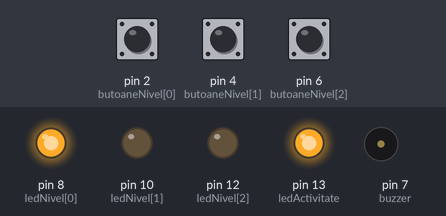
The sketch below on a simulated Arduino Uno, built with avr-gcc and run on an emulated ATmega328P. Parts: output pins drawn as LEDs (lit = HIGH), buzzer (waves = sounding). Dashed ring = blinking. Inputs (shaded band) come from the test bench; at power-on: pin 4 (butoaneNivel[1]) HIGH, pin 2 (butoaneNivel[0]) HIGH, pin 6 (butoaneNivel[2]) HIGH.

Above: at 1.2 s.
1.3 s: pin 4 (butoaneNivel[1]) pulled LOW for 0.15 s
At 2.9 s:
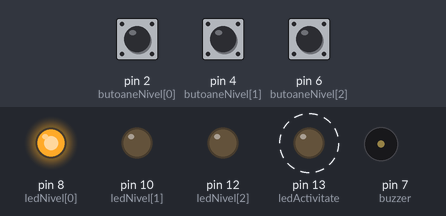
At 3.4 s:
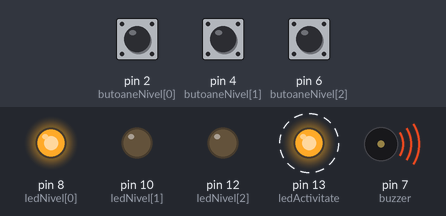
4.4 s: pin 2 (butoaneNivel[0]) pulled LOW for 3.2 s
At 8.1 s:
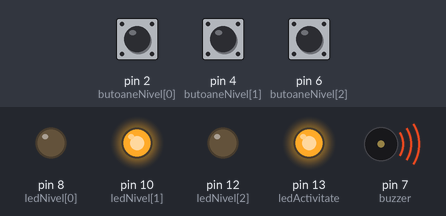
10.0 s: pin 4 (butoaneNivel[1]) pulled LOW for 3.2 s
Timing chart, 0 to 20.7 s (numbered marks = the images above; inputs shaded):
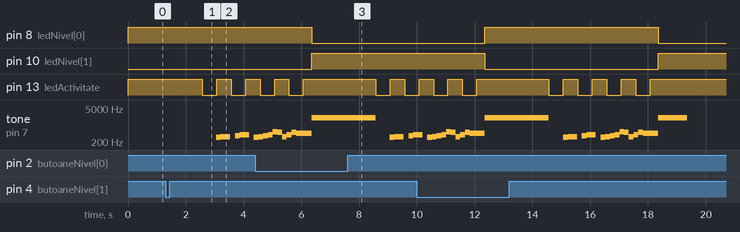

The sketch:

tema2.ino
```cpp
#include "pitches.h"

const int butoaneNivel[3] = {2, 4, 6} , ledNivel[3] = {8, 10, 12} , ledActivitate = 13 , buzzer = 7;

byte butoaneState[3] = {0, 0, 0}, reading[3] = {0, 0, 0}, lastReading[3] = {0, 0, 0}, ledActivitateState = 1;

int nivelCurent = 0  , destinatie = -1 , directie, fr = 1800, debounceDelay = 50 ,coada[10];

unsigned long lastDebounceTime[3] = {0, 0, 0}, prevTimeLedActivitate = 0, CurentTimeLedActivitate = 0, prevTimeLedNivel = 0, CurentTimeLedNivel = 0,t=0,timeclick=0;

int melody[] = {
  REST, REST, REST, NOTE_DS4,
  NOTE_E4, REST, NOTE_FS4, NOTE_G4, REST, NOTE_DS4,
  NOTE_E4, NOTE_FS4,  NOTE_G4, NOTE_C5, NOTE_B4, NOTE_E4, NOTE_G4, NOTE_B4,
  NOTE_AS4, NOTE_A4, NOTE_G4, NOTE_E4, NOTE_D4,
  NOTE_E4, REST, REST, NOTE_DS4,

  NOTE_E4, REST, NOTE_FS4, NOTE_G4, REST, NOTE_DS4,
  NOTE_E4, NOTE_FS4,  NOTE_G4, NOTE_C5, NOTE_B4, NOTE_G4, NOTE_B4, NOTE_E5,
  NOTE_DS5,
  NOTE_D5, REST, REST, NOTE_DS4,
  NOTE_E4, REST, NOTE_FS4, NOTE_G4, REST, NOTE_DS4,
  NOTE_E4, NOTE_FS4,  NOTE_G4, NOTE_C5, NOTE_B4, NOTE_E4, NOTE_G4, NOTE_B4,

  NOTE_AS4, NOTE_A4, NOTE_G4, NOTE_E4, NOTE_D4,
  NOTE_E4, REST,
  REST, NOTE_E5, NOTE_D5, NOTE_B4, NOTE_A4, NOTE_G4, NOTE_E4,
  NOTE_AS4, NOTE_A4, NOTE_AS4, NOTE_A4, NOTE_AS4, NOTE_A4, NOTE_AS4, NOTE_A4,
  NOTE_G4, NOTE_E4, NOTE_D4, NOTE_E4, NOTE_E4, NOTE_E4
};

int durations[] = {
  2, 4, 8, 8,
  4, 8, 8, 4, 8, 8,
  8, 8,  8, 8, 8, 8, 8, 8,
  2, 16, 16, 16, 16,
  2, 4, 8, 4,

  4, 8, 8, 4, 8, 8,
  8, 8,  8, 8, 8, 8, 8, 8,
  1,
  2, 4, 8, 8,
  4, 8, 8, 4, 8, 8,
  8, 8,  8, 8, 8, 8, 8, 8,

  2, 16, 16, 16, 16,
  4, 4,
  4, 8, 8, 8, 8, 8, 8,
  16, 8, 16, 8, 16, 8, 16, 8,
  16, 16, 16, 16, 16, 2
};

int size = sizeof(durations) / sizeof(int),note=size;

void setup() {

  pinMode(butoaneNivel[0], INPUT_PULLUP);
  pinMode(butoaneNivel[1], INPUT_PULLUP);
  pinMode(butoaneNivel[2], INPUT_PULLUP);

  pinMode(ledNivel[0], OUTPUT);
  pinMode(ledNivel[1], OUTPUT);
  pinMode(ledNivel[2], OUTPUT);
  pinMode(buzzer, OUTPUT);
  pinMode(ledActivitate, OUTPUT);

  Serial.begin(9600);
}

void inchisdeschis(int d)
{
  int cfr = fr - (d * 200), t1 = millis(), t2 = millis();
  while (cfr != fr)
  {
    t2 = millis();
    tone(buzzer, cfr);
    if (t2 - t1 > 5) {
      cfr += d;
      t1 = t2;
    }
  }
  noTone(buzzer);
}

void loop() {

  if(note<size)
  {
    int duration = 1000 / durations[note];
    tone(buzzer, melody[note], duration);
    int pauseBetweenNotes = duration * 1.30;
    if(millis()-t>pauseBetweenNotes){
      note++;
      t=millis();
    }
  }

  reading[0] = !digitalRead(butoaneNivel[0]);
  if (reading[0] != lastReading[0]) {
    lastDebounceTime[0] = millis();
  }
  if ((millis() - lastDebounceTime[0]) > debounceDelay) {
    if (reading[0] != butoaneState[0]) {
      butoaneState[0] = reading[0];
    }
  }
  lastReading[0] = reading[0];


  reading[1] = !digitalRead(butoaneNivel[1]);
  if (reading[1] != lastReading[1]) {
    lastDebounceTime[1] = millis();
  }
  if ((millis() - lastDebounceTime[1]) > debounceDelay) {
    if (reading[1] != butoaneState[1]) {
      butoaneState[1] = reading[1];
    }
  }
  lastReading[1] = reading[1];


  reading[2] = !digitalRead(butoaneNivel[2]);
  if (reading[2] != lastReading[2]) {
    lastDebounceTime[2] = millis();
  }
  if ((millis() - lastDebounceTime[2]) > debounceDelay) {
    if (reading[2] != butoaneState[2]) {
      butoaneState[2] = reading[2];
    }
  }
  lastReading[2] = reading[2];

  for (int i = 0; i < 3; i++)
  {
    if (butoaneState[i] && i != nivelCurent) {
      if(destinatie==-1){
        destinatie = i;
        directie = (nivelCurent < destinatie) ? 1 : -1;
        prevTimeLedNivel = millis();
        inchisdeschis(-1);
        note=0;
      }
    }
  }

  digitalWrite(ledNivel[nivelCurent], HIGH);
  digitalWrite(ledActivitate, ledActivitateState);
  if (destinatie != -1)
  {
    CurentTimeLedActivitate = millis();
    if (CurentTimeLedActivitate - prevTimeLedActivitate > 500) {
      ledActivitateState = !ledActivitateState;
      prevTimeLedActivitate = CurentTimeLedActivitate;
    }

    CurentTimeLedNivel = millis();

    if (CurentTimeLedNivel - prevTimeLedNivel > 5000)
    {
      prevTimeLedNivel = CurentTimeLedNivel;
      digitalWrite(ledNivel[nivelCurent], LOW);

      nivelCurent = nivelCurent + directie;

      digitalWrite(ledNivel[nivelCurent], HIGH);
    }
    if (nivelCurent == destinatie) {
      destinatie = -1;
      ledActivitateState=1;
      note=size;
      timeclick=millis();
      while(millis()-timeclick<1000)
      {
        tone(buzzer, 2000);
      }
      noTone(buzzer);
    }
  }
}
```

Measured:
- after the input at 1.3 s, pin 13 (ledActivitate): alternates HIGH for 0.50 s and LOW for 0.50 s, starting after 1.3 s; tone on pin 7 (buzzer): plays 311 Hz for 0.16 s, 330 Hz for 0.33 s, 370 Hz for 0.16 s, 392 Hz for 0.33 s, 311 Hz for 0.04 s, starting after 1.8 s
